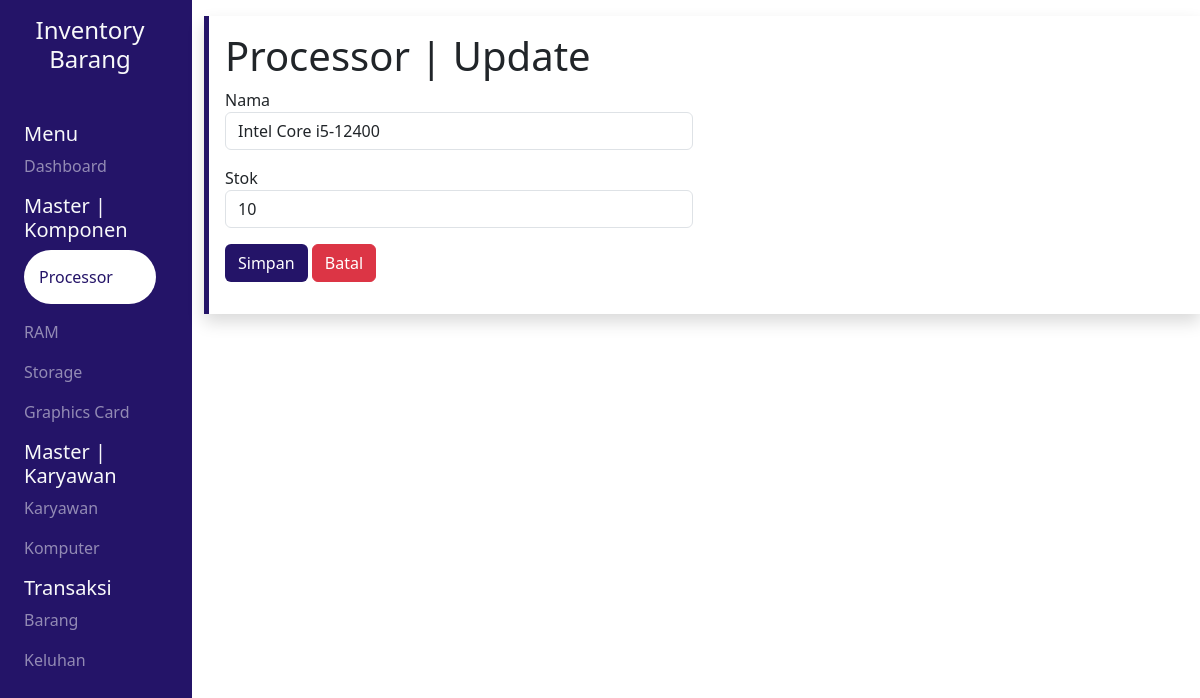
The app's page /pages/processor/update.php?id=6, older data.
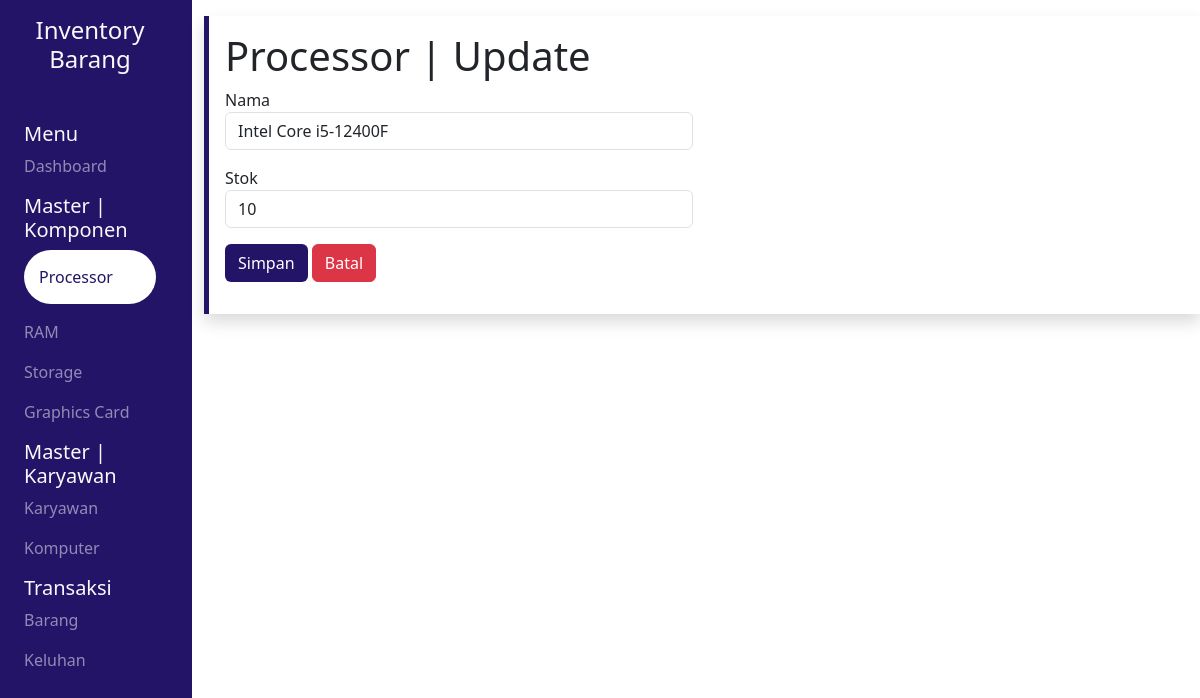
The same page, newer data.
### tables this page shows
CREATE TABLE `processor` (
  `id` int(11) NOT NULL,
  `nama` varchar(25) NOT NULL,
  `stok` int(11) NOT NULL
);

### pages/processor/update.php (the view, shortened to what this page needs)
<?php
include "../src/config/connect.php";
$id = $_GET['id'];
?>
<!DOCTYPE html>
<html lang="en">
<head>
    <link rel="stylesheet" href="../src/css/global.css">
    <link rel="stylesheet" href="https://cdn.jsdelivr.net/npm/bootstrap@5.3.1/dist/css/bootstrap.min.css">
</head>
<body>
    <div class="wrapper">
        <div class="row vh-100">
            <div class="col-md-2 sidebar text-light">
                <div class="text-center my-3 mb-5">
                    <h4>Inventory Barang</h4>
                </div>
                <div class="mx-4">
                    <h5>Menu</h5>
                    <a href="../dashboard/">
                        <p class="opacity">Dashboard</p>
                    </a>
                </div>
                <div class="mx-4">
                    <h5>Master | Komponen</h5>
                    <a href="../processor/">
                        <p class="opacity-100 aktif rounded-pill">Processor</p>
                    </a>
                    <a href="../ram/">
                        <p class="opacity">RAM</p>
                    </a>
                    <a href="../storage/">
                        <p class="opacity">Storage</p>
                    </a>
                    <a href="../vga/">
                        <p class="opacity">Graphics Card</p>
                    </a>
                </div>
                <div class="mx-4">
                    <h5>Master | Karyawan</h5>
                    <a href="../karyawan/">
                        <p class="opacity">Karyawan</p>
                    </a>
                    <a href="../komputer/">
                        <p class="opacity">Komputer</p>
                    </a>
                </div>
                <div class="mx-4">
                    <h5>Transaksi</h5>
                    <a href="../barang/">
                        <p class="opacity">Barang</p>
                    </a>
                    <a href="../keluhan/">
                        <p class="opacity">Keluhan</p>
                    </a>
                </div>
            </div>
            <div class="col-md-10 content">
                <div class="wrapper shadow p-3 my-3 left">
                    <h1>Processor | Update</h1>
                    <?php $data = mysqli_query($conn, "SELECT * FROM processor WHERE id = $id") ?>
                    <?php while ($d = mysqli_fetch_array($data)) : ?>
                        <form action="" method="POST">
                            <div class="row">
                                <div class="col">
                                    <div class="mb-3">
                                        <label for="nama">Nama</label>
                                        <input type="text" id="nama" name="nama" class="form-control" placeholder="Intel Core i3 13100" value="<?= $d['nama'] ?>" required>
                                    </div>
                                    <div class="mb-3">
                                        <label for="stok">Stok</label>
                                        <input type="number" id="stok" name="stok" class="form-control" placeholder="10" value="<?= $d['stok'] ?>" required>
                                    </div>
                                </div>
                                <div class="col">
                                </div>
                                <div class="mb-3">
                                    <button class="btn ungu" name="submit">Simpan</button>
                                    <a href="../processor/" class="btn btn-danger">Batal</a>
                                </div>
                            </div>
                        </form>
                    <?php endwhile; ?>
                </div>
            </div>
        </div>
    </div>
</body>
</html>

Row changes from the older to the newer data that the page shows:
changed processor: nama "Intel Core i5-12400" → "Intel Core i5-12400F"
